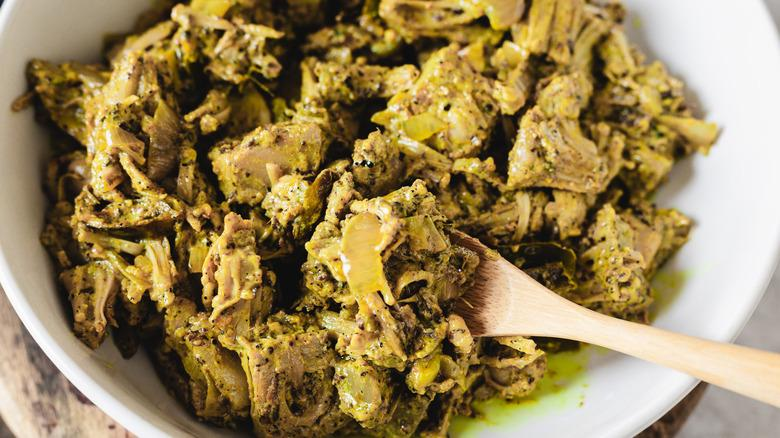
#> input picture Backend/image_model/processed_dataset/test/POLOS/POLOS_0000.jpg, 780 x 438 px
$ python -i prepare_dataset.py   (imports and definitions only)
#> lines starting #> are read from the running program, lines starting #| are printed output that depends on the picture
#> further down, picture is the input picture: PIL image 780x438 RGB; mean R, G, B 155.6, 133.8, 87.6
"""
CeylonCare Food Dataset Preparation Script
==========================================

This script helps prepare an image dataset for food classification by:
1. Validating images (checking for corruption, low resolution, etc.)
2. Standardizing file names
3. Organizing into train/validation/test splits
4. Data augmentation
5. Analyzing the dataset distribution

Usage:
    python prepare_dataset.py --data_dir /path/to/food_images --output_dir /path/to/processed_data

Author: CeylonCare Team
"""

import os
import argparse
import shutil
import random
import numpy as np
import pandas as pd
from PIL import Image, ImageOps, ImageEnhance
import matplotlib.pyplot as plt
from tqdm import tqdm
import cv2
import imagehash
from concurrent.futures import ProcessPoolExecutor, as_completed
import json
from collections import defaultdict

# Set up argument parser
parser = argparse.ArgumentParser(description='Prepare food image dataset')
# [12 lines not run here, left out]

# Create output directories
# [198 lines left out: functions create_output_dirs, validate_image, check_for_duplicates, normalize_filename, process_category, not called in this run]

def apply_augmentation(img):
    """Apply random augmentation to an image"""
    # Convert to RGB if not already
    if img.mode != 'RGB':
        img = img.convert('RGB')

    # Make a copy to avoid modifying the original
    img = img.copy()

    # Apply a random set of augmentations
    # 1. Random rotation
    if random.random() > 0.5:
        angle = random.uniform(-25, 25)
        img = img.rotate(angle, resample=Image.BICUBIC, expand=False)
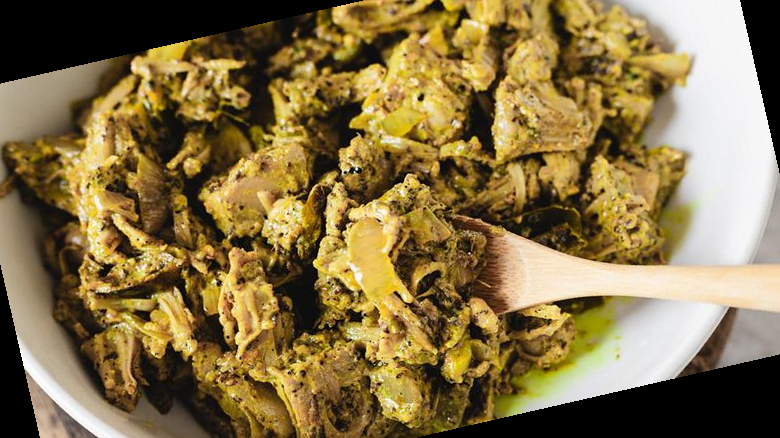
#> img: PIL image 780x438 RGB; mean R, G, B 134.6, 114.4, 70.7

    # 2. Random horizontal flip
    if random.random() > 0.5:
        img = ImageOps.mirror(img)

    # 3. Random brightness/contrast adjustment
    if random.random() > 0.5:
        factor = random.uniform(0.8, 1.2)
        enhancer = ImageEnhance.Brightness(img)
        img = enhancer.enhance(factor)

    if random.random() > 0.5:
        factor = random.uniform(0.8, 1.2)
        enhancer = ImageEnhance.Contrast(img)
        img = enhancer.enhance(factor)

    # 4. Random saturation adjustment
    if random.random() > 0.5:
        factor = random.uniform(0.8, 1.2)
        enhancer = ImageEnhance.Color(img)
        img = enhancer.enhance(factor)

    # 5. Random crop and resize
    if random.random() > 0.5:
        width, height = img.size
        crop_size = min(width, height) * random.uniform(0.8, 0.95)
        left = random.uniform(0, width - crop_size)
        top = random.uniform(0, height - crop_size)
        right = left + crop_size
        bottom = top + crop_size

        img = img.crop((left, top, right, bottom))
        img = img.resize((width, height), Image.BICUBIC)

    return img

# [231 lines left out: functions visualize_dataset, create_dataset_manifest, visualize_sample_images, main, not called in this run]

# [2 lines not run here, left out]

>>> from PIL import Image
>>> picture = Image.open('processed_dataset/test/POLOS/POLOS_0000.jpg')
>>> result = apply_augmentation(picture)

$ run again, on Backend/image_model/processed_dataset/test/bathala/bathala_0002.jpg
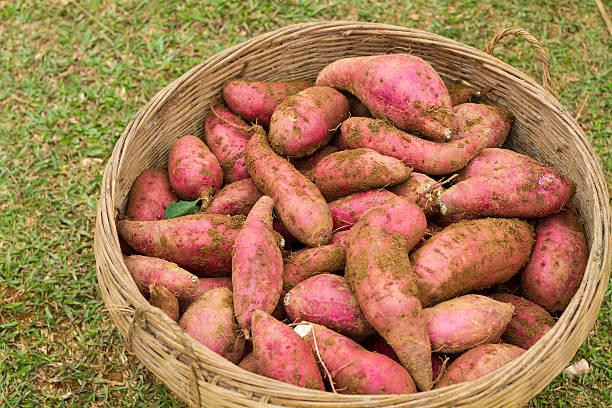
#> input picture Backend/image_model/processed_dataset/test/bathala/bathala_0002.jpg, 612 x 408 px
#> picture is the input picture: PIL image 612x408 RGB; mean R, G, B 168.2, 123, 83
#> in apply_augmentation, `img = img.rotate(angle, resample=Image.BICUBIC, expand=False)`:
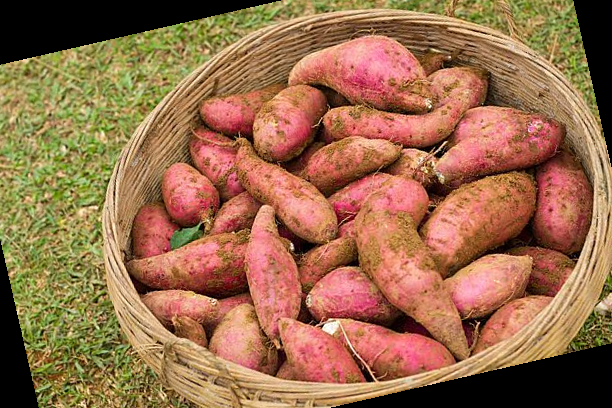
#> img: PIL image 612x408 RGB; mean R, G, B 153.4, 109.2, 75.6

$ run again, on Backend/image_model/processed_dataset/test/casava/casava_0000.jpg
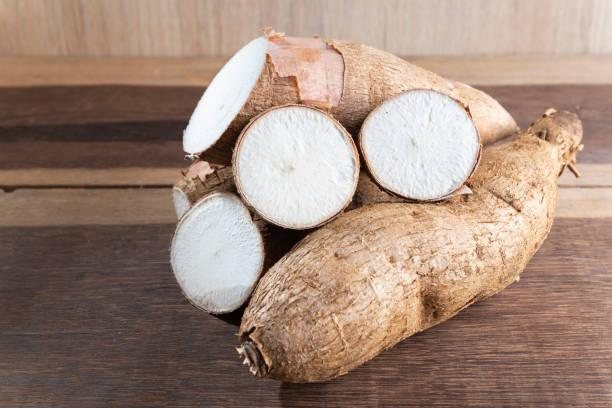
#> input picture Backend/image_model/processed_dataset/test/casava/casava_0000.jpg, 612 x 408 px
#> picture is the input picture: PIL image 612x408 RGB; mean R, G, B 161.7, 136.8, 122.8
#> in apply_augmentation, `img = img.rotate(angle, resample=Image.BICUBIC, expand=False)`:
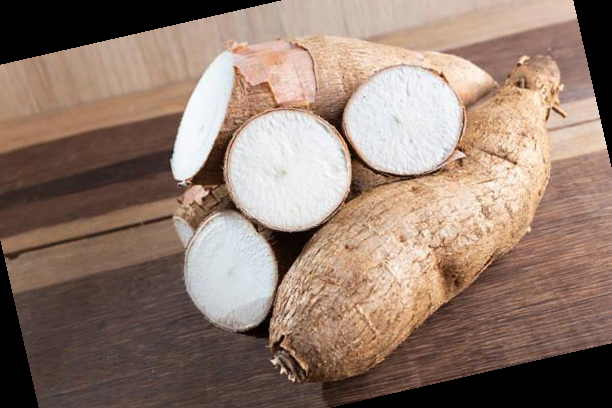
#> img: PIL image 612x408 RGB; mean R, G, B 145.9, 123.2, 110.3
